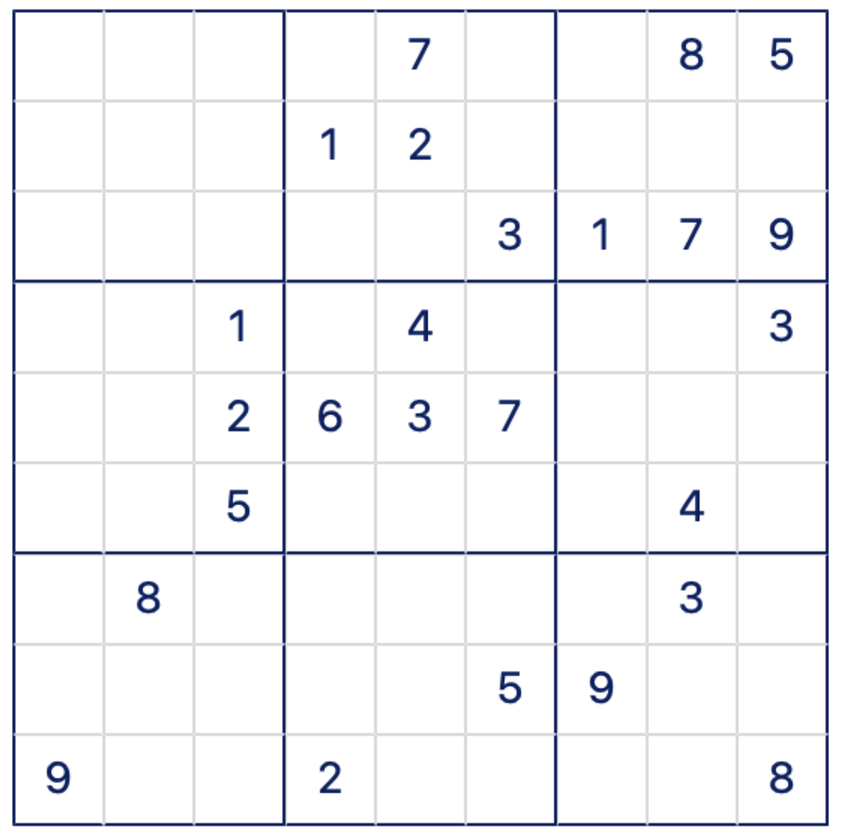
#> input picture resources/images/test-1.png, 841 x 839 px, shrunk from 1056 x 1053 before the run
$ python -i BoardDetection.py   (imports and definitions only)
#> lines starting #> are read from the running program, lines starting #| are printed output that depends on the picture; after the words box and inside, x2 and y2 are one past the last pixel; in counts of white or black regions, pixels touching at a corner belong together
import cv2
import numpy as np
import matplotlib.pyplot as plt

class BoardDetector:
    def __init__(self):
        pass

    def preprocess_image(self, image_path):
        """
        Preprocess the input image to prepare it for board detection.

        Args:
            image_path (str): Path to the input Sudoku image.

        Returns:
            numpy.ndarray: The preprocessed binary image.
        """
        # Load the image in grayscale
        image = cv2.imread(image_path, cv2.IMREAD_GRAYSCALE)
        # Apply Gaussian blur
        blurred = cv2.GaussianBlur(image, (5, 5), 0)
        # Use adaptive thresholding
        binary = cv2.adaptiveThreshold(
             blurred, 255, cv2.ADAPTIVE_THRESH_GAUSSIAN_C, cv2.THRESH_BINARY_INV, 11, 2
        )
        return binary

    def find_largest_contour(self, binary_image):
        """
        Find the largest contour in the binary image, which should correspond to the Sudoku board.

        Args:
            binary_image (numpy.ndarray): Binary preprocessed image.

        Returns:
            numpy.ndarray: The largest contour.
        """
        contours, _ = cv2.findContours(binary_image, cv2.RETR_EXTERNAL, cv2.CHAIN_APPROX_SIMPLE)
        largest_contour = max(contours, key=cv2.contourArea)
        return largest_contour

    def extract_board(self, image, contour):
        """
        Extract the Sudoku board from the image using the largest contour.

        Args:
            image (numpy.ndarray): Original grayscale image.
            contour (numpy.ndarray): The largest contour.

        Returns:
            numpy.ndarray: The extracted board as a warped image.
        """
        # Approximate the contour to a polygon
        perimeter = cv2.arcLength(contour, True)
        approx = cv2.approxPolyDP(contour, 0.02 * perimeter, True)

        if len(approx) != 4:
            raise ValueError("Unable to detect a rectangular Sudoku board.")

        # Define the points for perspective transformation
        points = approx.reshape(4, 2)
        points = sorted(points, key=lambda x: (x[1], x[0]))  # Sort by y, then x
        if points[0][0] > points[1][0]:
            points[0], points[1] = points[1], points[0]
        if points[2][0] < points[3][0]:
            points[2], points[3] = points[3], points[2]

        # Convert points to NumPy array
        points = np.array([points[0], points[1], points[2], points[3]], dtype='float32')

        top_left, top_right, bottom_right, bottom_left = points
        width = max(np.linalg.norm(top_right - top_left), np.linalg.norm(bottom_right - bottom_left))
        height = max(np.linalg.norm(bottom_left - top_left), np.linalg.norm(bottom_right - top_right))

        dst = np.array([[0, 0], [width - 1, 0], [width - 1, height - 1], [0, height - 1]], dtype='float32')
        M = cv2.getPerspectiveTransform(points, dst)
        warped = cv2.warpPerspective(image, M, (int(width), int(height)))

        return warped

    def split_grid(self, board_image):
        """
        Split the extracted Sudoku board into a 9x9 grid of individual cells.

        Args:
            board_image (numpy.ndarray): Extracted Sudoku board image.

        Returns:
            list of numpy.ndarray: 2D list of cell images.
        """
        height, width = board_image.shape
        cell_height, cell_width = height // 9, width // 9
        grid = []

        for i in range(9):
            row = []
            for j in range(9):
                y1, y2 = i * cell_height, (i + 1) * cell_height
                x1, x2 = j * cell_width, (j + 1) * cell_width
                cell = board_image[y1:y2, x1:x2]

                # Optional: Apply erosion to clean small artifacts
                cell = cv2.erode(cell, np.ones((1, 1), np.uint8))

                # threshold_value = 150  # Threshold value
                # max_value = 255  # Value to set for pixels above the threshold
                # _, cell = cv2.threshold(cell, threshold_value, max_value, cv2.THRESH_BINARY)

                # Crop a few pixels from each side to remove black edges
                margin = 2  # Number of pixels to crop from each side
                cell = cell[margin:-margin, margin:-margin]

                cell = cv2.bitwise_not(cell)

                row.append(cell)

            grid.append(row)

        return grid

    def detect_board(self, image_path):
        """
        Detect the Sudoku board, extract it, and split it into a grid of cells.

        Args:
            image_path (str): Path to the input Sudoku image.

        Returns:
            list of numpy.ndarray: 2D list of cell images.
        """
        preprocessed = self.preprocess_image(image_path)
#> in preprocess_image, `image = cv2.imread(image_path, cv2.IMREAD_GRAYSCALE)`:
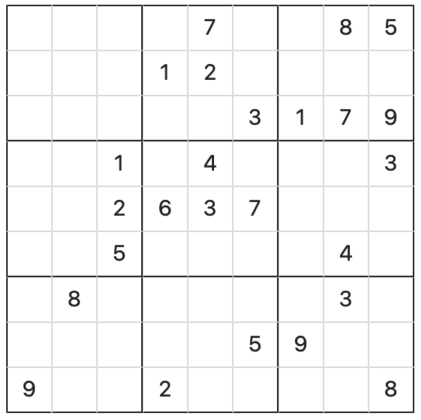
#> image: shape (839, 841) (shown at 1/2 size); min 18, max 255, mean 244.6
#> in preprocess_image, `binary = cv2.adaptiveThreshold( blurred, 255, cv2.ADAPTIVE_THRESH_GAUS..`:
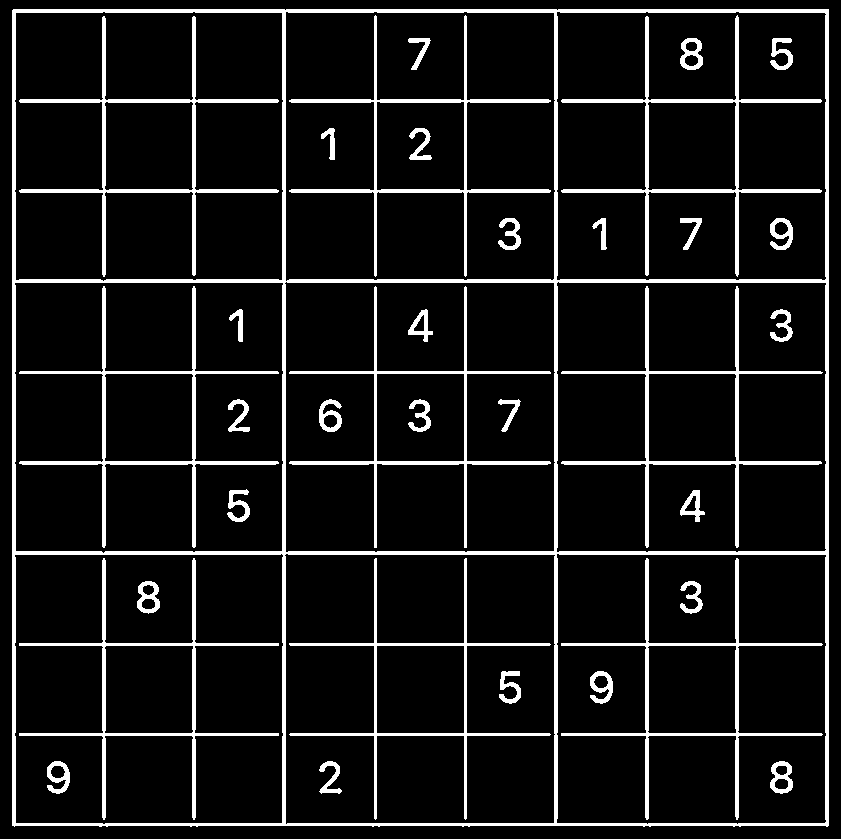
#> binary: shape (839, 841); 9.3% white; 35 white regions
        largest_contour = self.find_largest_contour(preprocessed)
#> in find_largest_contour, `contours, _ = cv2.findContours(binary_image, cv2.RETR_EXTERNAL, cv2.CH..`: contours = 1 contour; box (x1, y1, x2, y2) and area: (12, 9, 829, 827) 665882
#> in find_largest_contour, `largest_contour = max(contours, key=cv2.contourArea)`: largest_contour = contour of 65 points, box (x1, y1, x2, y2) (12, 9, 829, 827), area 665882
        image = cv2.imread(image_path, cv2.IMREAD_GRAYSCALE)
        board_image = self.extract_board(image, largest_contour)
#> in extract_board, `perimeter = cv2.arcLength(contour, True)`: perimeter = 3276.7
#> in extract_board, `approx = cv2.approxPolyDP(contour, 0.02 * perimeter, True)`: approx = [[13, 9], [12, 825], [827, 826], [828, 9]]
#> in extract_board, `points = sorted(points, key=lambda x: (x[1], x[0]))`: points = [[13, 9], [828, 9], [12, 825], [827, 826]]
#> in extract_board, `points = np.array([points[0], points[1], points[2], points[3]], dtype=..`: points = [[13, 9], [828, 9], [827, 826], [12, 825]]
#> in extract_board, `top_left, top_right, bottom_right, bottom_left = points`: top_left = [13, 9]; top_right = [828, 9]; bottom_right = [827, 826]; bottom_left = [12, 825]
#> in extract_board, `width = max(np.linalg.norm(top_right - top_left), np.linalg.norm(botto..`: width = 815
#> in extract_board, `height = max(np.linalg.norm(bottom_left - top_left), np.linalg.norm(bo..`: height = 817
#> in extract_board, `dst = np.array([[0, 0], [width - 1, 0], [width - 1, height - 1], [0, h..`: dst = [[0, 0], [814, 0], [814, 816], [0, 816]]
#> in extract_board, `M = cv2.getPerspectiveTransform(points, dst)`: M = [[1, 0.00123, -13.01], [0, 1, -9], [1.5e-06, 3.68e-09, 1]]
#> in extract_board, `warped = cv2.warpPerspective(image, M, (int(width), int(height)))`:
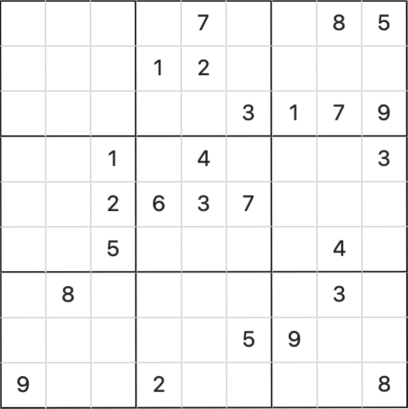
#> warped: shape (817, 815) (shown at 1/2 size); min 21, max 255, mean 244.2
        grid = self.split_grid(board_image)
#> after the loop in split_grid, `for i in range(9):`: grid = 9 items
#> grid = 9 items

        fig, axes = plt.subplots(9, 9, figsize=(10, 10))
        fig.suptitle("Extracted Sudoku Grid Cells", fontsize=16)

        for i in range(9):
            for j in range(9):
                # Display each cell in the corresponding subplot
                axes[i, j].imshow(grid[i][j], cmap='gray')
                axes[i, j].axis("off")  # Turn off axes for better visualization

        plt.tight_layout()
        plt.show()
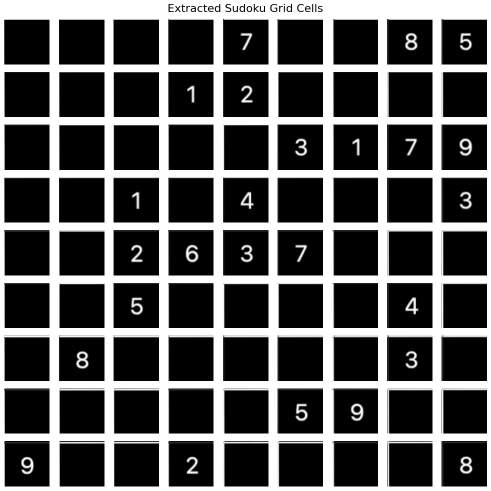
#> figure drawn by matplotlib, 81 panels

        return grid

>>> result = BoardDetector().detect_board('../resources/images/test-1.png')
#> result = 9 items

$ run again, on resources/images/test-3.png
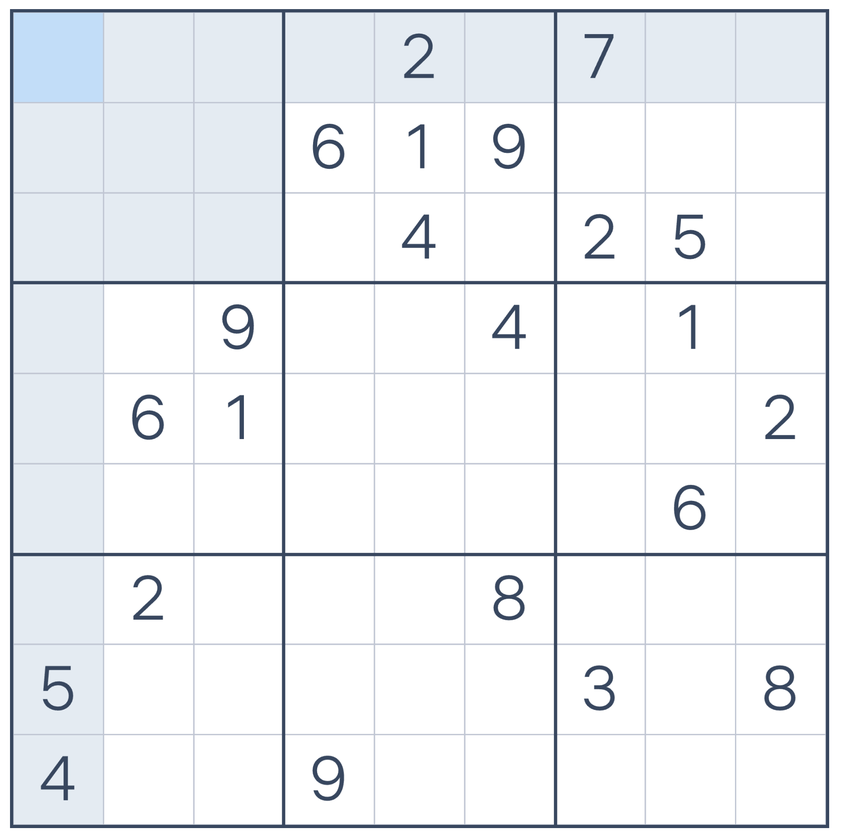
#> input picture resources/images/test-3.png, 841 x 839 px, shrunk from 1848 x 1844 before the run
#> in preprocess_image, `binary = cv2.adaptiveThreshold( blurred, 255, cv2.ADAPTIVE_THRESH_GAUS..`:
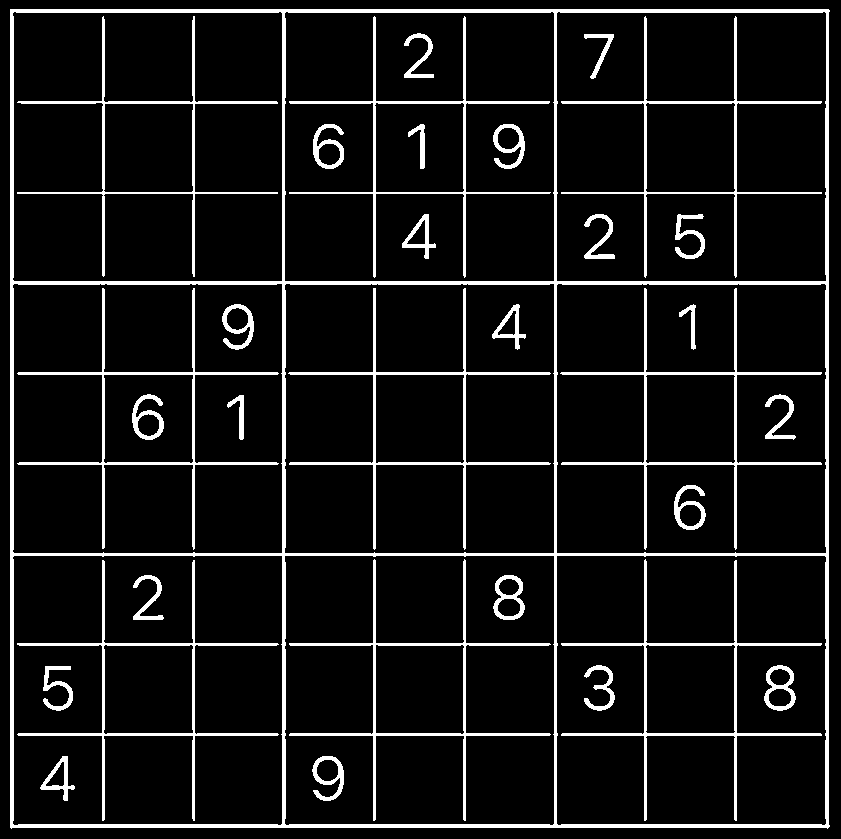
#> binary: shape (839, 841); 8.6% white; 32 white regions
#> contours = 1 contour; box (x1, y1, x2, y2) and area: (10, 9, 830, 829) 669130
#> in find_largest_contour, `largest_contour = max(contours, key=cv2.contourArea)`: largest_contour = contour of 13 points, box (x1, y1, x2, y2) (10, 9, 830, 829), area 669130
#> perimeter = 3275.3
#> approx = [[10, 9], [10, 827], [827, 828], [829, 10]]
#> in extract_board, `points = sorted(points, key=lambda x: (x[1], x[0]))`: points = [[10, 9], [829, 10], [10, 827], [827, 828]]
#> in extract_board, `points = np.array([points[0], points[1], points[2], points[3]], dtype=..`: points = [[10, 9], [829, 10], [827, 828], [10, 827]]
#> top_left = [10, 9]; top_right = [829, 10]; bottom_right = [827, 828]; bottom_left = [10, 827]
#> in extract_board, `width = max(np.linalg.norm(top_right - top_left), np.linalg.norm(botto..`: width = 819
#> in extract_board, `height = max(np.linalg.norm(bottom_left - top_left), np.linalg.norm(bo..`: height = 818
#> dst = [[0, 0], [818, 0], [818, 817], [0, 817]]
#> M = [[0.999, 1.23e-18, -9.99], [-0.00122, 0.996, -8.95], [7.3e-09, -2.99e-06, 1]]
#> in extract_board, `warped = cv2.warpPerspective(image, M, (int(width), int(height)))`:
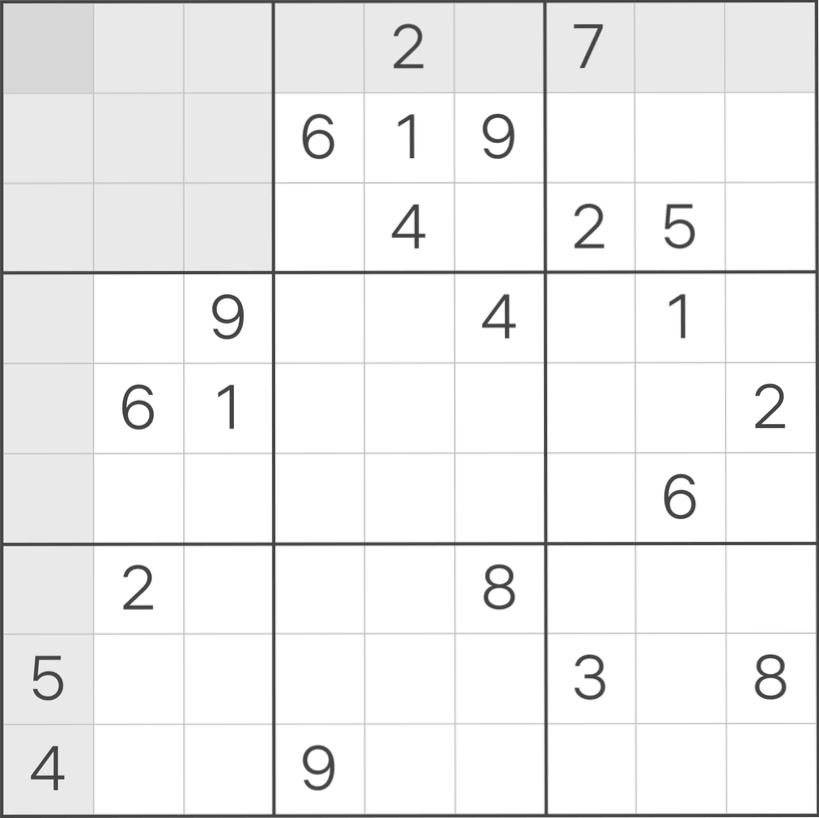
#> warped: shape (818, 819); min 54, max 255, mean 239.6
#> after the loop in split_grid, `for i in range(9):`: grid = 9 items

$ run again, on resources/images/test-4.png
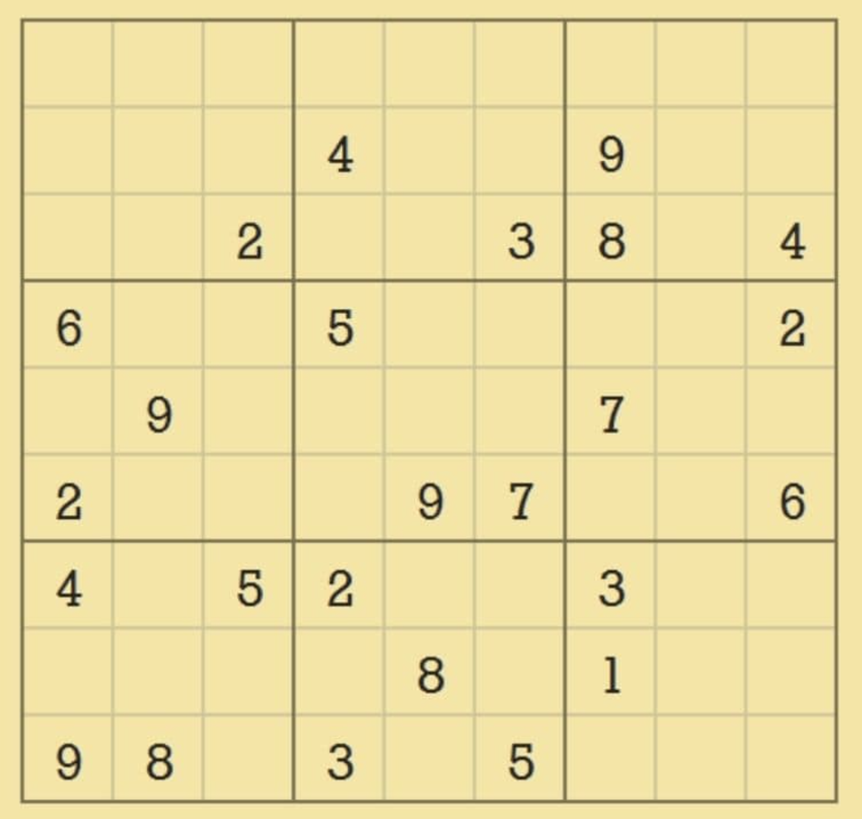
#> input picture resources/images/test-4.png, 862 x 819 px, shrunk from 1512 x 1436 before the run
#> in preprocess_image, `binary = cv2.adaptiveThreshold( blurred, 255, cv2.ADAPTIVE_THRESH_GAUS..`:
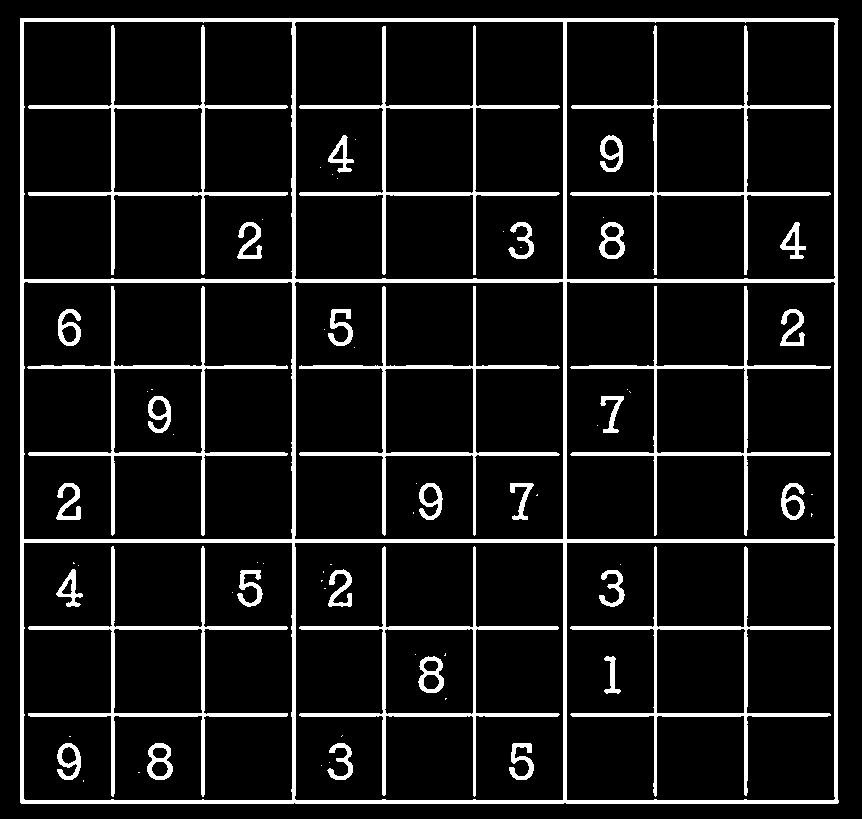
#> binary: shape (819, 862); 9.8% white; 75 white regions (40 under 20 px)
#> contours = 1 contour; box (x1, y1, x2, y2) and area: (20, 18, 839, 804) 641346
#> in find_largest_contour, `largest_contour = max(contours, key=cv2.contourArea)`: largest_contour = contour of 17 points, box (x1, y1, x2, y2) (20, 18, 839, 804), area 641346
#> perimeter = 3206.7
#> approx = [[20, 18], [21, 803], [838, 802], [837, 18]]
#> in extract_board, `points = sorted(points, key=lambda x: (x[1], x[0]))`: points = [[20, 18], [837, 18], [838, 802], [21, 803]]
#> top_left = [20, 18]; top_right = [837, 18]; bottom_right = [838, 802]; bottom_left = [21, 803]
#> in extract_board, `width = max(np.linalg.norm(top_right - top_left), np.linalg.norm(botto..`: width = 817
#> in extract_board, `height = max(np.linalg.norm(bottom_left - top_left), np.linalg.norm(bo..`: height = 785
#> dst = [[0, 0], [816, 0], [816, 784], [0, 784]]
#> M = [[0.997, -0.00127, -19.93], [-1.16e-16, 0.999, -17.98], [-1.56e-06, 3.97e-09, 1]]
#> in extract_board, `warped = cv2.warpPerspective(image, M, (int(width), int(height)))`:
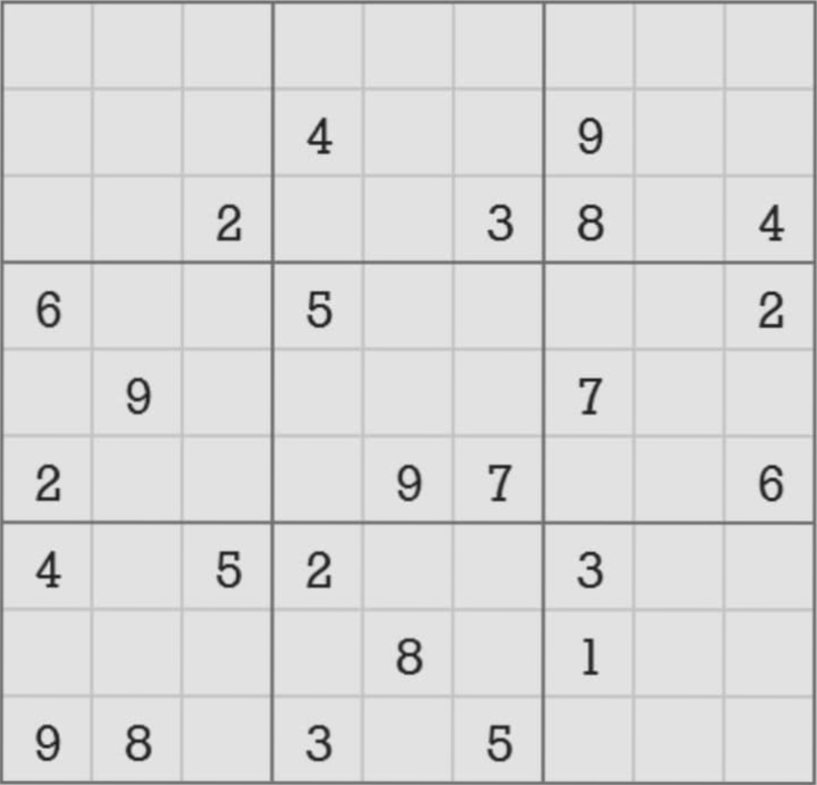
#> warped: shape (785, 817); min 25, max 237, mean 217.8
#> after the loop in split_grid, `for i in range(9):`: grid = 9 items
